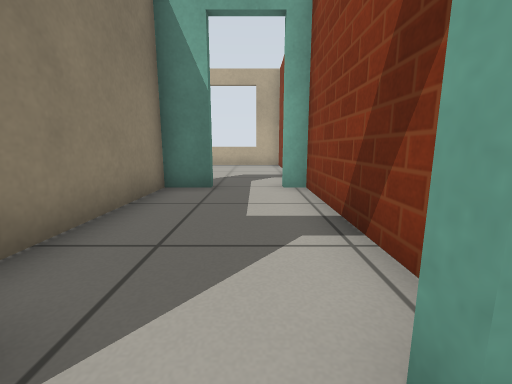
view 1 (above)

13 first-person views from a walk through a Gazebo world. The camera is 0.5 m above the floor, tilts 10° down and sees 90° across. The floor is counted in squares, 0.5 m on a side. Each view is taken from the middle of a square. On the plan, view 1 faces up. The plan holds only what a view shows up to about 11 squares ahead; the rest is blank. Gazebo's built-in surfaces are drawn with simple patterns.

view 2
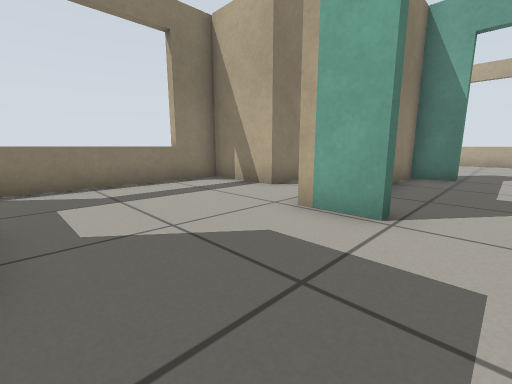

view 3
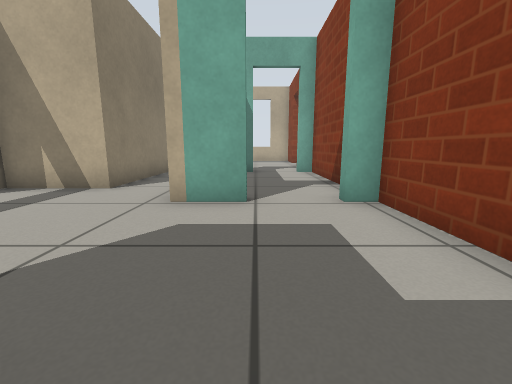

view 4
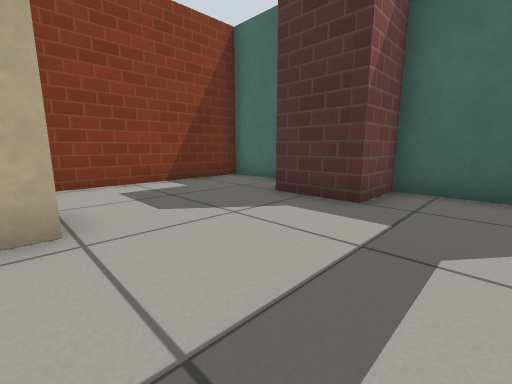

view 5
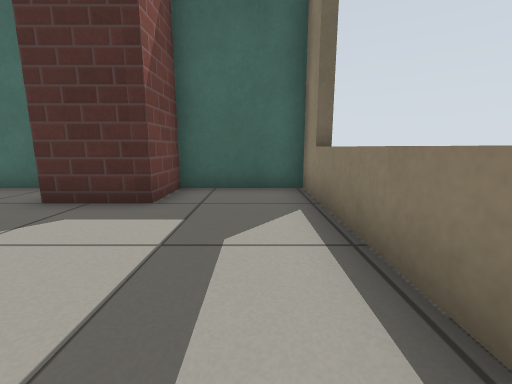

view 6
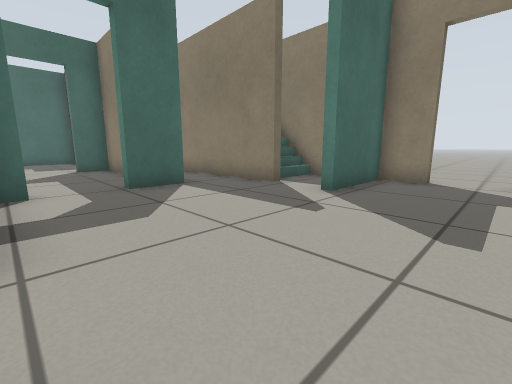

view 7
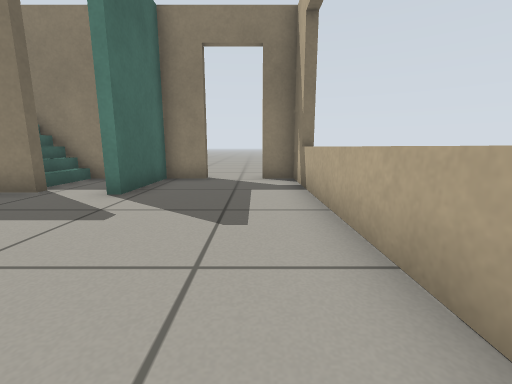

view 8
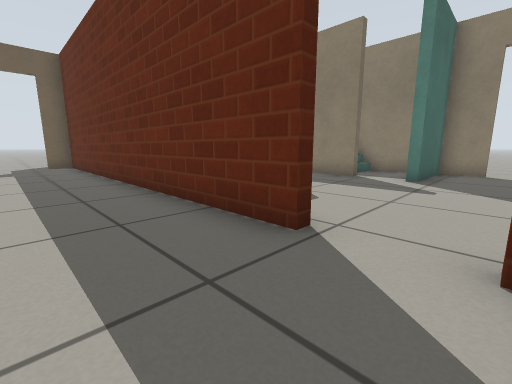

view 9
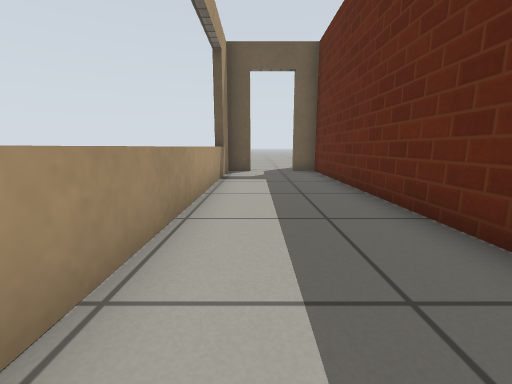

view 10
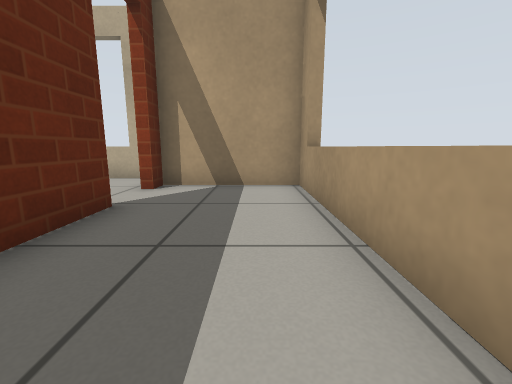

view 11
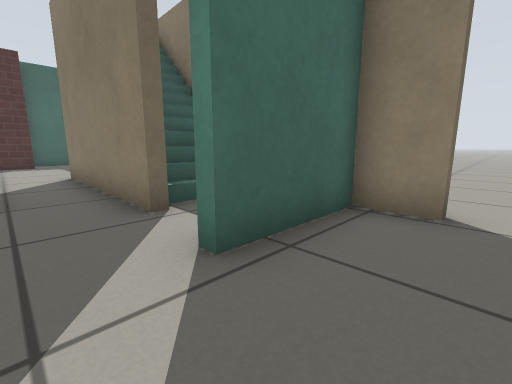

view 12
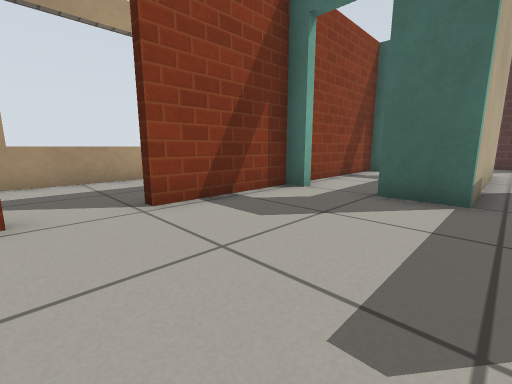

view 13
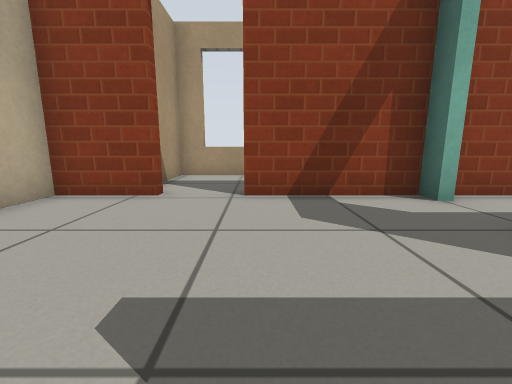

### Floor plan
Points are (right, up) in squares from view 1. A wall is a line through its corners. A room is listed if a view was taken in it or the views show most of it. See-through windows are left out.
Room 1 (views 1, 2, 3, 4, 5)
walls: (-1.2, 0.6) (-2.6, 0.6) (-2.6, 1.6); (-4.6, 2.2) (-7.2, 2.2) (-7.2, -5.2) (-4.2, -5.2) (-4.2, -3.5) (-2.1, -3.5); (-0.7, -5.2) (1.3, -5.2) (1.3, 0.6) (0.6, 0.6); (-7.2, 9.1) (-7.2, 3.4)
ways out: opening at (-5, 9) to room 2; opening at (-3.5, 2.5) to room 2; open door at (-0.5, 1) to room 4
Room 2 (views 6, 7, 11, 12, 13)
walls: (-4.6, 8.3) (-4.6, 2.2); (0.6, 6.6) (1.3, 6.6) (1.3, 10.1); (-7.2, 11.5) (-7.2, 10.1) (-4.3, 10.1) (-4.3, 9.7); (1.3, 12) (1.3, 14.2) (-7.2, 14.2) (-7.2, 13.1); (-2.6, 1.6) (-2.6, 6.6) (-1, 6.6)
ways out: opening at (-5, 9) to room 1; opening at (-3.5, 2.5) to room 1; open door at (1.3, 11.3) to room 3; open door at (-0.3, 6.3) to room 4; open door at (-7, 12.5)
Room 3 (views 8, 9, 10)
walls: (1.5, 10.1) (1.5, -2.7); (4.1, -2.7) (5.1, -2.7) (5.1, 12.7) (1.5, 12.7) (1.5, 12)
ways out: open door at (1.3, 11.3) to room 2; open door at (3.5, -3)
Room 4 (no view inside)
walls: (-1, 6.3) (-2.3, 6.3) (-2.3, 0.9) (-1.2, 0.9); (0.6, 0.9) (1.3, 0.9) (1.3, 6.3) (0.6, 6.3)
ways out: open door at (-0.5, 1) to room 1; open door at (-0.3, 6.3) to room 2

Positions as (right, up) in squares from view 1, and headings:
1: (0, 0), facing up
2: (0, -3), facing up-left
3: (-1, -4), facing up
4: (-6, 1), facing down-right
5: (-6, 1), facing down
6: (1, 13), facing down-left
7: (1, 13), facing left
8: (4, 12), facing down-left
9: (4, 8), facing down
10: (4, 6), facing up
11: (-3, 12), facing down-left
12: (-3, 12), facing down-right
13: (-4, 10), facing right
